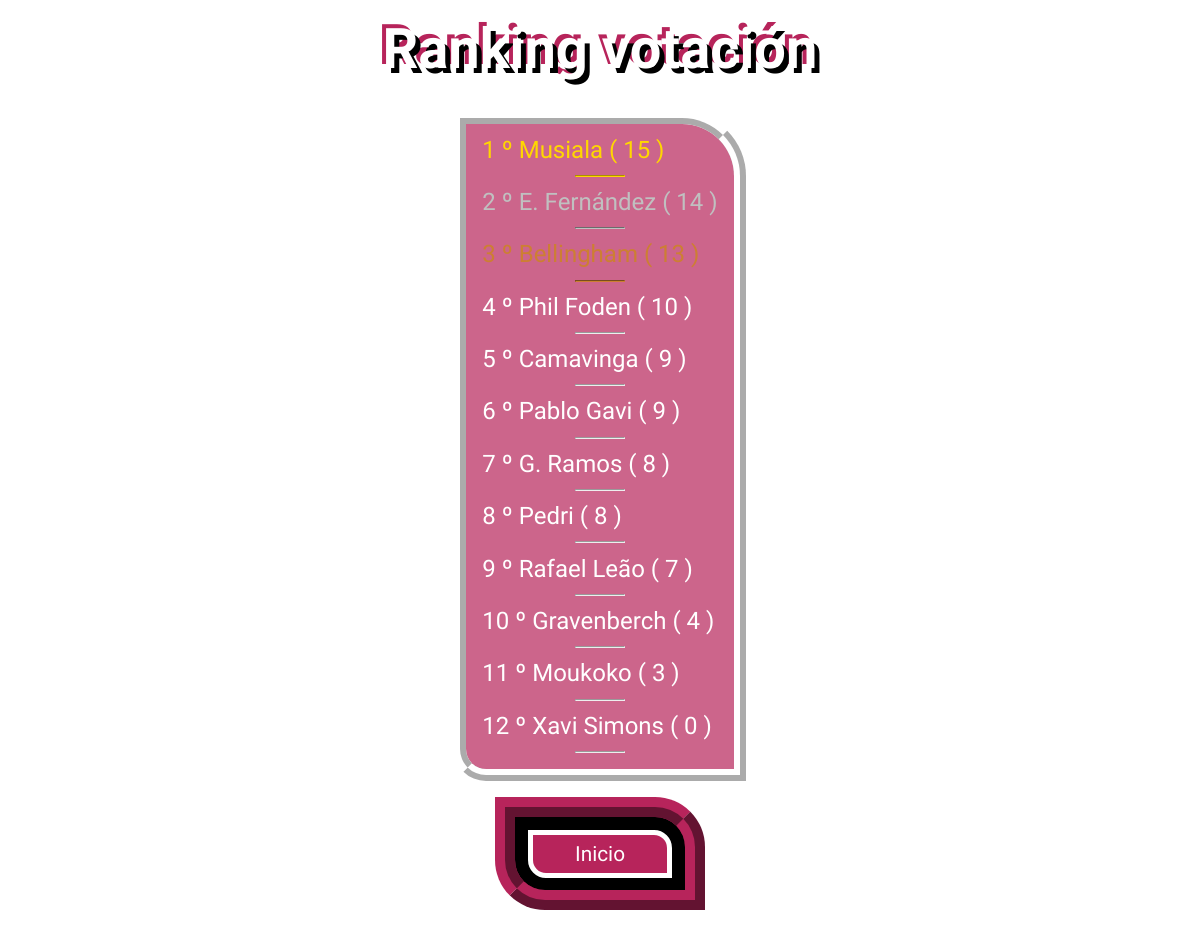
The page /Controladores/controladorRanking.php on the database its author committed.
### tables this page shows
CREATE TABLE `votos` (
  `jugador` varchar(70) NOT NULL,
  `numeroVotos` int(11) NOT NULL
);

### Controladores/controladorRanking.php (called while the page is built, shortened)
<?php
    include "./../Modelos/modelVotos.php";
    $jugadores = VotosJugadores::getVotos();
    include "./../Vistas/ranking.php";
?>

### Modelos/modelVotos.php (called while the page is built, shortened)
<?php
include "bd.php";
class VotosJugadores{
    public static function getVotos()
    {
        $bd = new Bd();
        $bd->crearConexion();
        $result = $bd->dataQuery('Select * from votos order by numeroVotos desc, jugador asc');
        $jugadores = array();
        while ($row = $result->fetch_array()) {
            $jugadores[] = $row;
        }
        return $jugadores;
    }
}
?>

### Modelos/bd.php (called while the page is built, shortened)
<?php
    class Bd{
        private $bd;
        function crearConexion(){
            $this->bd=new mysqli("localhost","root","","votacion");
            if ($this->bd->connect_errno)
                return -1;
            else
                return 0;
        }
        function dataQuery($sql) {
            $resultado = $this->bd->query($sql);
            return $resultado;
            }
    }
?>

### Vistas/ranking.php (the view, shortened to what this page needs)
<!DOCTYPE html>
<html lang="en">
<head>
    <link rel="stylesheet" href="./../Estilos/rankingCSS.css">
</head>
<body>
    <h1>Ranking votación</h1>
    <div class="rank">
    <?php
        $i = 1;
        foreach($jugadores as $jugador){
            echo "<p>$i º " . $jugador['jugador'] ." ( ".$jugador['numeroVotos']. " )</p><hr>";
            $i++;
        }
    ?>
    </div>
    <div>
        <form method="post" action="./../index.php">
            <button name="inicio">Inicio</button>
        </form>
    </div>
</body>
</html>

### Estilos/rankingCSS.css (style rules this page uses)
body { min-height: 100vh; width: 100vw; display: grid; background-image: url(https://img.freepik.com/vector-gratis/futbol-doha-qatar-2022-plantilla-fondo-geometrico-creativo-fondo-banner-web-futbol_1142-10478.jpg?w=2000); background-position: center; background-repeat: no-repeat; background-size: cover; margin: 0; }
form { margin: 1rem 0; border: 20px ridge #B7245B; height: fit-content; width: fit-content; padding: 0; display: flex; flex-direction: row; background-color: black; padding: .8rem; border-radius: 0 50px; transform: translateY(7rem); }
button { padding: .2rem; border-radius: 0 18px; width: 9rem; font-size: 1.3rem; height: 3rem; font-family: 'Rakkas', cursive; color: white; border: 5px solid white; background-color: rgb(183, 36, 91); }
div { margin: 0 auto; transform: translateY(-7rem); display: flex; flex-direction: row; }
h1 { margin: 1rem auto; font-family: 'Orbitron', sans-serif; font-size: 3.5rem; padding-bottom: .9rem; color: white; text-shadow: 5px 5px 0 black, -4px -4px 0 #B7245B; }
p { margin: .2rem 0; font-size: 1.5rem; color: white; font-family: 'Orbitron', sans-serif; }
p:nth-of-type(1) { color: gold; }
hr:nth-of-type(1) { border-color: gold; }
p:nth-of-type(2) { color: silver; }
hr:nth-of-type(2) { border-color: silver; }
p:nth-of-type(3) { color: #cd7f32; }
hr:nth-of-type(3) { border-color: #cd7f32; }
.rank { display: flex; flex-direction: column; border: 12px ridge white; border-radius: 0 4rem 0 2rem; transform: translateY(0); padding: .5rem 1rem; height: fit-content; background-color: rgba(183, 36, 91, .7); }
hr { width: 3rem; }

### rows shown on the page
votos: jugador "Musiala", numeroVotos "15"
votos: jugador "E. Fernández", numeroVotos "14"
votos: jugador "Phil Foden", numeroVotos "10"
votos: jugador "Camavinga", numeroVotos "9"
votos: jugador "Pablo Gavi", numeroVotos "9"
votos: jugador "G. Ramos", numeroVotos "8"
votos: jugador "Pedri", numeroVotos "8"
votos: jugador "Rafael Leão", numeroVotos "7"
votos: jugador "Gravenberch", numeroVotos "4"
votos: jugador "Moukoko", numeroVotos "3"
votos: jugador "Xavi Simons", numeroVotos "0"
